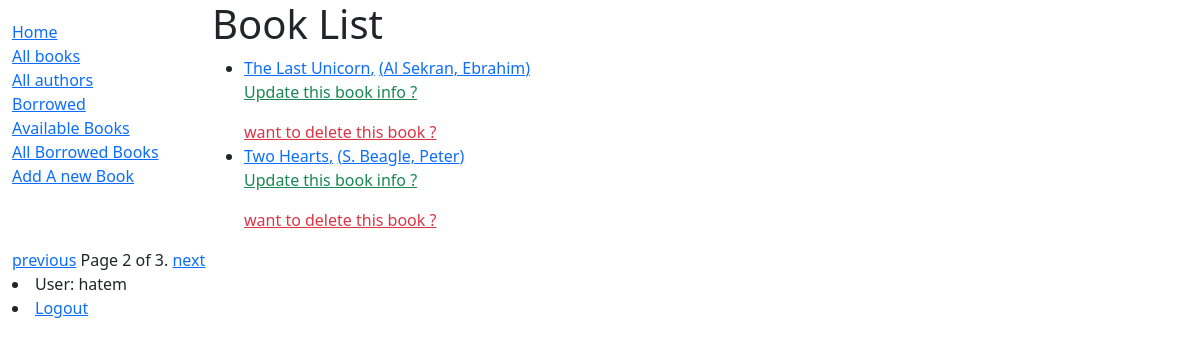
/books/?page=2 (signed in), run on the app's committed database.
### locallibrary/models.py (models this page shows, shortened)
class Book(models.Model):
    title = models.CharField(max_length=200)
    pub_date=models.DateTimeField("date",default=datetime.today())
    author = models.ForeignKey('Author', on_delete=models.SET_NULL, null=True)
    summary = models.TextField(max_length=1000, help_text='Enter a brief description of the book')
    isbn = models.CharField('ISBN', max_length=13, unique=True,
                             help_text='13 Character <a href="https://www.isbn-international.org/content/what-isbn">ISBN number</a>')
    genre = models.ManyToManyField(Genre, help_text='Select a genre for this book')
    language=models.ForeignKey(Language,on_delete=models.RESTRICT)

class Author(models.Model):
    first_name = models.CharField(max_length=100)
    last_name = models.CharField(max_length=100)
    date_of_birth = models.DateField(null=True, blank=True)
    date_of_death = models.DateField('died', null=True, blank=True)
    class Meta:
        ordering = ['last_name', 'first_name']
    def get_absolute_url(self):
        return reverse('author_detail', args=[str(self.id)])
    def __str__(self):
        return f'{self.last_name}, {self.first_name}'

### locallibrary/views.py (the view)
# urls.py: path('books/',BooksList.as_view(),name='books'),
class BooksList(LoginRequiredMixin, ListView):
    model = Book
    template = "book_list.html"
    def get_context_data(self, **kwargs):
        context = super(BooksList, self).get_context_data(**kwargs)
        context["data"] = "Hey"
        return context
    context_object_name = "book_list"
    paginate_by = 2

### locallibrary/templates/locallibrary/book_list.html
{% extends "base_generic.html" %}
{% block content %}
  <h1>Book List</h1>
    <ul>
      {% for book in book_list %}
       <li>
        <a href="{% url 'details' book.id %}">{{ book.title }},</a>
        <a href="{{ book.author.get_absolute_url }}">  ({{book.author}})</a>
           <p><a href="{% url 'book-update' book.id %}" class="text-success">Update this book info ?</a></p>
           <a href="{% url 'del' book.id %}" class="text-danger">want to delete this book  ?</a>
      </li>
      {% empty %}
      <p>There are no books in the library.</p>
      {% endfor %}
    </ul>
{% endblock %}

### locallibrary/templates/base_generic.html (shortened to what this page needs)
<!DOCTYPE html>
<html lang="en">
  <head>
    <link
      href="https://cdn.jsdelivr.net/npm/bootstrap@5.1.3/dist/css/bootstrap.min.css"
      rel="stylesheet"
 />
    {% load static %}
    <link rel="stylesheet" href="{% static 'css/styles.css' %}" />
  </head>
  <body>
    <div class="container-fluid">
      <div class="row">
        <div class="col-sm-2">
          {% block sidebar %}
            <ul class="sidebar-nav">
              <li><a href="{% url 'index' %}">Home</a></li>
              <li><a href="{% url 'books' %} ">All books</a></li>
              <li><a href="{% url 'authors' %}">All authors</a></li>
                <li><a href="{% url 'my-borrowed' %}">Borrowed</a></li>
                <li><a href="{% url 'available' %}">Available Books </a></li>
                <li><a href="{% url 'borrow' %}">All Borrowed Books </a></li>
                <li><a href="{% url 'book-create' %}">Add  A new Book  </a></li>
            </ul>
          {% endblock %}
        </div>
        <div class="col-sm-10 ">{% block content %}
        {% endblock %}</div>
        <div class="col-sm-10 ">
        {% block pagination %}
    {% if is_paginated %}
        <div class="pagination">
            <span class="page-links">
                {% if page_obj.has_previous %}
                    <a href="{{ request.path }}?page={{ page_obj.previous_page_number }}">previous</a>
                {% endif %}
                <span class="page-current">
                    Page {{ page_obj.number }} of {{ page_obj.paginator.num_pages }}.
                </span>
                {% if page_obj.has_next %}
                    <a href="{{ request.path }}?page={{ page_obj.next_page_number }}">next</a>
                {% endif %}
            </span>
        </div>
    {% endif %}
   {% if user.is_authenticated %}
     <li>User: {{ user.get_username }}</li>
     <li><a href="{% url 'logout' %}?next={{ request.path }}">Logout</a></li>
   {% else %}
     <li><a href="{% url 'login' %}?next={{ request.path }}">Login</a></li>
   {% endif %}
  {% endblock %}</div>
        </div>
    </div>
  </body>
</html>

### locallibrary/static/css/styles.css (style rules this page uses)
.sidebar-nav { margin-top: 20px; padding: 0; list-style: none; }

### data on the page
Book: title "The Last Unicorn", author "Al Sekran, Ebrahim"
Book: title "Two Hearts", author "S. Beagle, Peter"

### other printed values
{{ page_obj.number }} "2"
{{ page_obj.paginator.num_pages }} "3"
{{ user.get_username }} "hatem"
